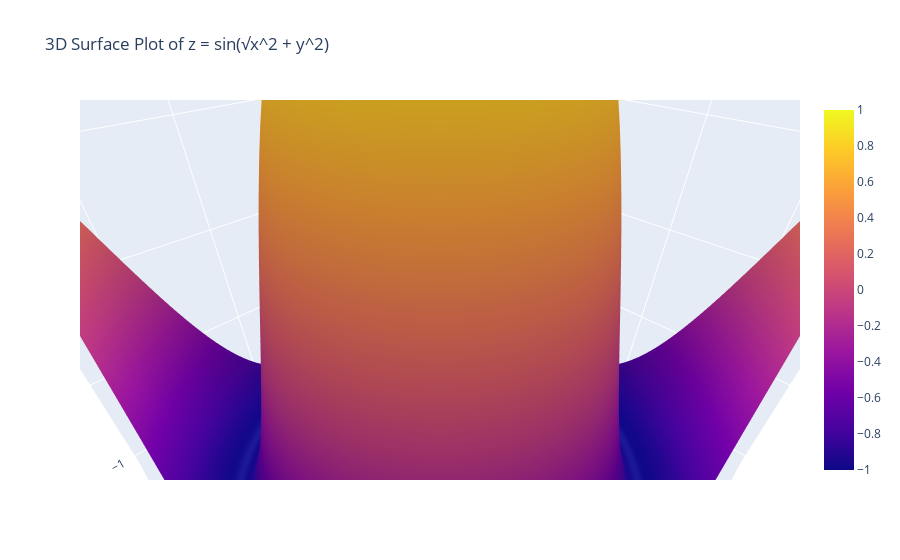

The cell this chart's notebook holds for it:
### Code cell
import plotly.graph_objects as go
import numpy as np
import pandas as pd

# Generate x and y data
x = np.linspace(-5, 5, 100)
y = np.linspace(-5, 5, 100)
x, y = np.meshgrid(x, y)

# Calculate z values
z = np.sin(np.sqrt(x**2 + y**2))

# Flatten the arrays for DataFrame
data = {
    'X': x.flatten(),
    'Y': y.flatten(),
    'Z': z.flatten()
}

# Create a DataFrame
df = pd.DataFrame(data)

# Create a 3D surface plot
fig = go.Figure(data=[go.Surface(z=z, x=x, y=y)])

# Add titles and labels
fig.update_layout(
    title='3D Surface Plot of z = sin(√x^2 + y^2)',
    scene=dict(
        xaxis_title='X',
        yaxis_title='Y',
        zaxis_title='Z'
    )
)

# Show the plot
fig.show()

### Figure 1 — Plotly figure (JSON) as saved in the notebook; plotly's stock layout.template omitted (floating-point values rounded to 4 significant figures; data arrays with more than 128 entries replaced by an {"elided": "..."} marker saying what was removed)
{"data": [{"type": "surface", "x": {"elided": "100x100 float values"}, "y": {"elided": "100x100 float values"}, "z": {"elided": "100x100 float values"}}], "layout": {"autosize": true, "scene": {"aspectmode": "auto", "aspectratio": {"x": 1, "y": 1, "z": 1}, "camera": {"center": {"x": 0, "y": 0, "z": 0}, "eye": {"x": 0.4569, "y": 0.4569, "z": 0.4569}, "projection": {"type": "perspective"}, "up": {"x": 0, "y": 0, "z": 1}}, "xaxis": {"title": {"text": "X"}, "type": "linear"}, "yaxis": {"title": {"text": "Y"}, "type": "linear"}, "zaxis": {"title": {"text": "Z"}, "type": "linear"}}, "title": {"text": "3D Surface Plot of z = sin(√x^2 + y^2)"}}}
